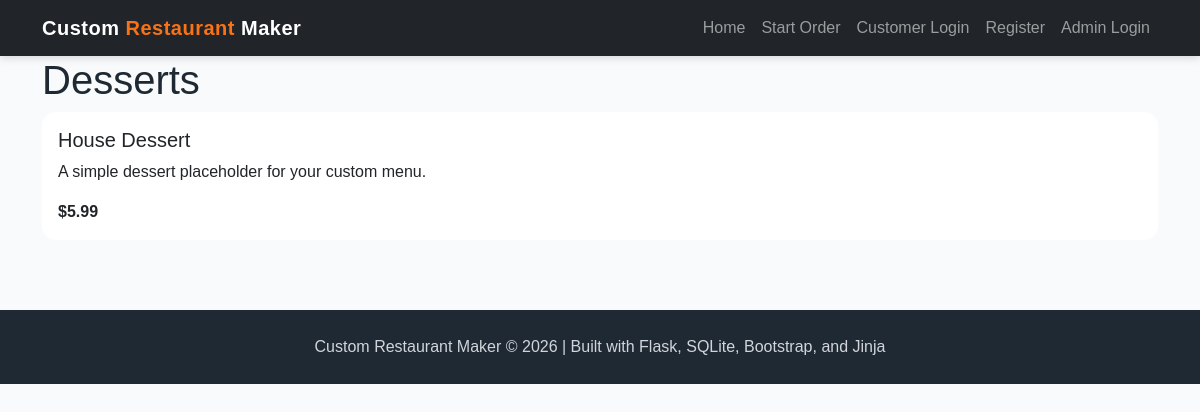
/desserts, run on the app's committed database.
### app.py (models this page shows)
class Menu(db.Model):
    __tablename__ = "menu"
    menu_id = db.Column(db.Integer, primary_key=True)
    name = db.Column(db.String(150), nullable=False)
    category = db.Column(db.String(100), nullable=False)
    price = db.Column(db.Float, nullable=False)
    description = db.Column(db.Text)
    image_filename = db.Column(db.String(255))
    image_url = db.Column(db.Text)

### app.py (the view)
@app.route('/desserts')
def desserts():
    conn = get_db()
    cur = conn.cursor()
    cur.execute("SELECT * FROM menu WHERE LOWER(category) = ?", ("desserts",))
    menu = cur.fetchall()
    conn.close()
    return render_template('desserts.html', menu=menu)

### app.py (called while the page is built)
def get_db():
    conn = sqlite3.connect("project4.db")
    conn.row_factory = sqlite3.Row
    return conn

### templates/desserts.html (shortened to what this page needs)
{% extends "base.html" %}
{% block content %}
<h1>Desserts</h1>
{% for item in menu %}
<div class="card mb-3">
    <div class="card-body">
        <h5>{{ item['name'] }}</h5>
        <p>
            {{ item['description'] }}
        </p>
        <strong>
            ${{ item['price'] }}
        </strong>
    </div>
</div>
{% endfor %}
{% endblock %}

### static/style.css (style rules this page uses)
:root { --primary-dark: #1f2933; --primary-orange: #f97316; --primary-yellow: #facc15; --primary-green: #16a34a; --soft-bg: #f8fafc; --card-bg: #ffffff; --text-dark: #1f2933; }
body { background-color: var(--soft-bg); color: var(--text-dark); font-family: Arial, Helvetica, sans-serif; }
.card { border: none; border-radius: 14px; transition: transform 0.2s ease, box-shadow 0.2s ease; }

### data on the page
Menu: name "House Dessert", description "A simple dessert placeholder for your custom menu.", price "5.99"
